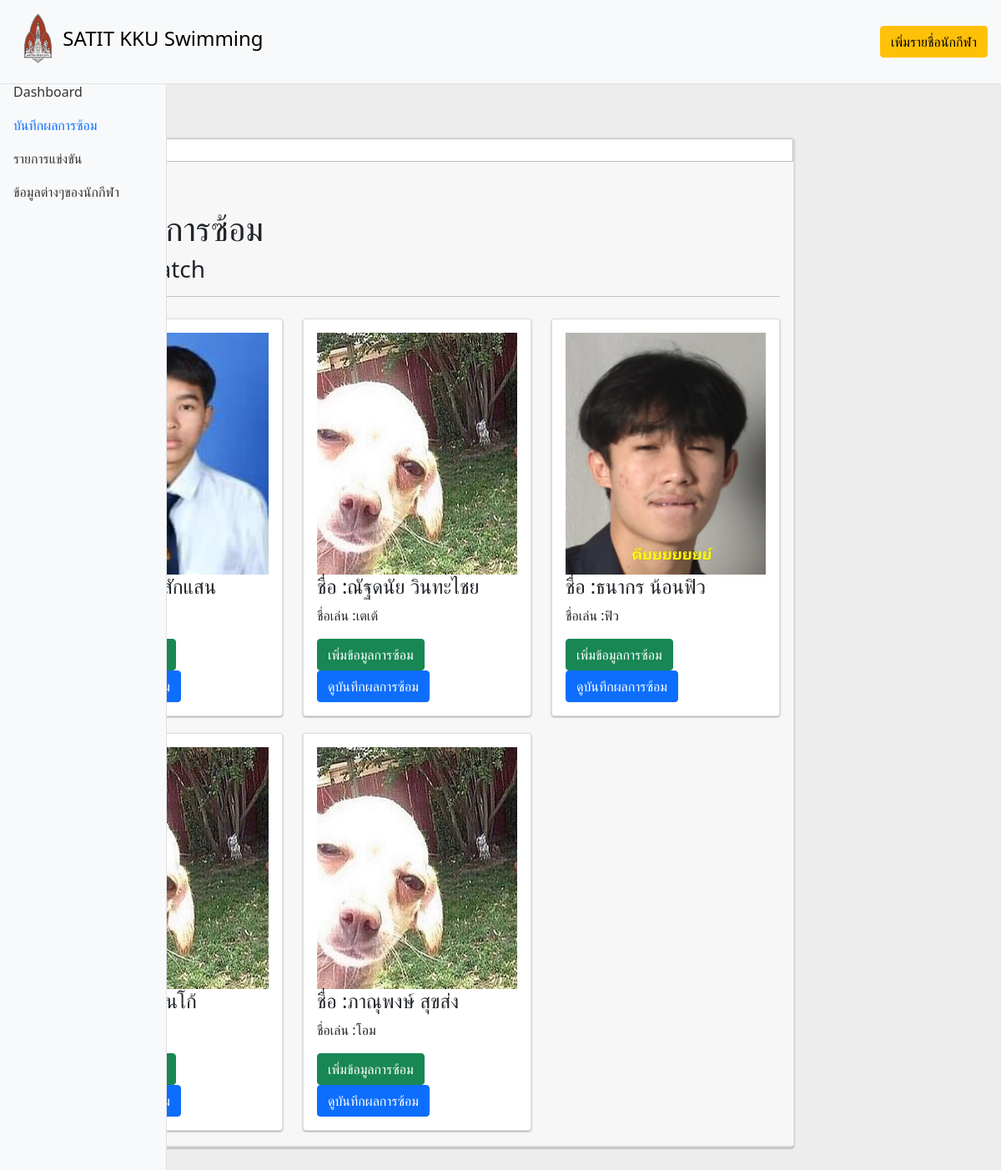
Screenshot of /V.0.0.4/record.php with the database file from the repository.
### tables this page shows
CREATE TABLE `babydetail` (
  `id` int(11) NOT NULL,
  `name` varchar(30) DEFAULT NULL,
  `lastname` varchar(30) DEFAULT NULL,
  `nickname` varchar(20) DEFAULT NULL,
  `sexbaby` varchar(10) DEFAULT NULL,
  `birthday` date NOT NULL,
  `agebaby` int(10) NOT NULL,
  `image` varchar(250) NOT NULL,
  `parent_id` int(10) NOT NULL,
  `status` int(10) NOT NULL DEFAULT 1
);

### V.0.0.4/function.php (called while the page is built, shortened)
<?php
class DB_con
{
    function __construct()
    {
        $conn = mysqli_connect(DB_SERVER, DB_USER, DB_PASS, DB_NAME);
        $this->dbcon = $conn;
    }
    public function fetchdata2()
    {
        $result = mysqli_query($this->dbcon, "SELECT * FROM `babydetail`");
        return $result;
    }
}

### V.0.0.4/record.php (the view, shortened to what this page needs)
<?php
include_once('function.php');
?>
<!DOCTYPE html>
<html lang="en">
</html>
<head>
    <link rel="stylesheet" href="https://stackpath.bootstrapcdn.com/bootstrap/5.0.0-alpha1/css/bootstrap.min.css"
>
    <link rel="stylesheet" href="https://cdnjs.cloudflare.com/ajax/libs/font-awesome/6.1.1/css/all.min.css">
    <link rel="stylesheet" href="https://code.jquery.com/ui/1.12.1/themes/base/jquery-ui.css">
    <link rel="stylesheet" href="https://cdn.datatables.net/1.11.5/css/dataTables.jqueryui.min.css">
</head>
<body>
    <nav class="navbar navbar-light bg-light p-3">
        <div class="d-flex col-12 col-md-3 col-lg-2 mb-2 mb-lg-0 flex-wrap flex-md-nowrap justify-content-between">
            <img src="image/1 KKU new.png" alt="" width="60" height="60" class="d-inline-block align-text-center">
            <a class="navbar-brand py-3 " href="index.php">
                <font color="black">
                    <h4>SATIT KKU Swimming</h4>
                </font>
            </a>
        </div>
        <div>
            <a href="newuser.php" class="btn btn-block btn-warning">เพิ่มรายชื่อนักกีฬา</a>
        </div>
    </nav>
    <div class="container-fluid">
        <div class="row">
            <nav id="sidebar" class="col-md-3 col-lg-2 my-0 d-md-block bg-light sidebar collapse ">
                <div class="position-sticky">
                    <ul class="nav flex-column">
                        <li class="nav-item">
                            <a class="nav-link" href="index.php">
                                <span class="ml-2">Dashboard</span>
                            </a>
                        </li>
                        <li class="nav-item">
                            <a class="nav-link active" href="record.php">
                                <span class="ml-2">บันทึกผลการซ้อม</span>
                            </a>
                        </li>
                        <li class="nav-item">
                            <a class="nav-link" href="listprogram.php">
                                <span class="ml-2">รายการแข่งขัน</span>
                            </a>
                        </li>
                        <li class="nav-item">
                            <a class="nav-link" href="newuser.php">
                                <span class="ml-2">ข้อมูลต่างๆของนักกีฬา</span>
                            </a>
                        </li>
                    </ul>
                </div>
            </nav>
            <main class="col-md-9 ml-sm-auto col-lg-10 px-md-4 py-4">
                <nav aria-label="breadcrumb">
                    <ol class="breadcrumb">
                        <li class="breadcrumb-item"><a href="record.php">บันทึกผลการซ้อมของนักกีฬา</a></li>
                    </ol>
                </nav>
                <div class="container">
                    <div class="card mb-3">
                        <img src="image/1.png" class="card-img-top" alt="...">
                        <div class="card-header">
                            <h1 class="mt-5">บันทึกผลการซ้อม</h1>
                            <h3 class="mt-2">Record Match</h3>
                            <hr>
                            <div class="row">
                                <?php
                                include_once('function.php');
                                $fetchdata = new DB_con();
                                $sql = $fetchdata->fetchdata2();
                                while ($row = mysqli_fetch_array($sql)) {
                                ?>
                                <div class="col-sm-4">
                                    <div class="card card-block">
                                        <div class="card-body">
                                            <div class="image">
                                                <img src="<?php echo $row['image']; ?>" width="200px" height="290px"
                                                    alt="" />
                                            </div>
                                            <div class="card-inner">
                                                <div class="header">
                                                    <h4>ชื่อ :<?php echo $row['name'] . " " . $row['lastname']; ?>
                                                    </h4>
                                                    <p>ชื่อเล่น :<?php echo $row['nickname']; ?></p>
                                                </div>
                                                <div class="content">
                                                    <button type="button" class="btn btn-success" data-toggle="modal"
                                                        data-target="#exampleModal">
                                                        เพิ่มข้อมูลการซ้อม
                                                    </button>
                                                    <a href="showrecord.php"
                                                        class="btn btn-primary <?php echo $row['id']; ?>">ดูบันทึกผลการซ้อม</a>
                                                </div>
                                            </div>
                                        </div>
                                    </div>
                                </div>
                                <br>
                                <?php } ?>
                            </div>
                        </div>
                    </div>
                </div>
            </main>
        </div>
    </div>
</body>
</html>

### V.0.0.4/record.php (style rules this page uses)
.sidebar { position: fixed; top: 0; bottom: 0; left: 0; z-index: 100; padding: 90px 0 0; box-shadow: inset -1px 0 0 rgba(0, 0, 0, .1); z-index: 99; }
.navbar { box-shadow: inset 0 -1px 0 rgba(0, 0, 0, .1); }
@media (min-width: 767.98px) { .navbar { top: 0; position: sticky; z-index: 999; } }
.sidebar .nav-link { color: #333; }
.sidebar .nav-link.active { color: #0d6efd; }
body { background: #eeeded; }
.card { box-shadow: 0 1px 3px rgba(0, 0, 0, 0.12), 0 1px 2px rgba(0, 0, 0, 0.24); transition: all 0.2s ease-in-out; box-sizing: border-box; margin-top: 10px; margin-bottom: 10px; background-color: #FFF; }
.card .header h2, h3 { margin-bottom: 0px; margin-top: 0px; }
.card .header { margin-bottom: 5px; }
.card img { width: 100%; }

### rows the page displays
babydetail: image (picture), lastname "สักแสน"
babydetail: image (picture), name "ณัฐดนัย", lastname "วินทะไชย", nickname "เตเต้"
babydetail: image (picture), name "ธนากร", lastname "น้อนฟิว", nickname "ฟิว"
babydetail: image (picture), lastname "คนโก้"
babydetail: image (picture), name "ภาณุพงษ์", lastname "สุขส่ง", nickname "โอม"
